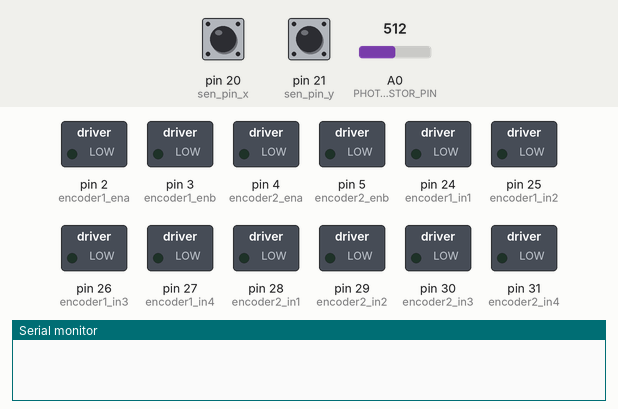
This sketch was run on a simulated Arduino Mega 2560, built with avr-gcc and run on an emulated ATmega2560. Shown: switched loads named in the sketch (green lamp = pin HIGH), the last lines printed to the serial monitor. The inputs (shaded band) are chosen by the test bench; at power-on: A0 (PHOTORESISTOR_PIN) = 512, pin 20 (sen_pin_x) HIGH, pin 21 (sen_pin_y) HIGH. At 1.3 s the program stops and its outputs stay as they are.

Above: at 1.2 s.
1.3 s: A0 (PHOTORESISTOR_PIN) set to 810
At 1.8 s:
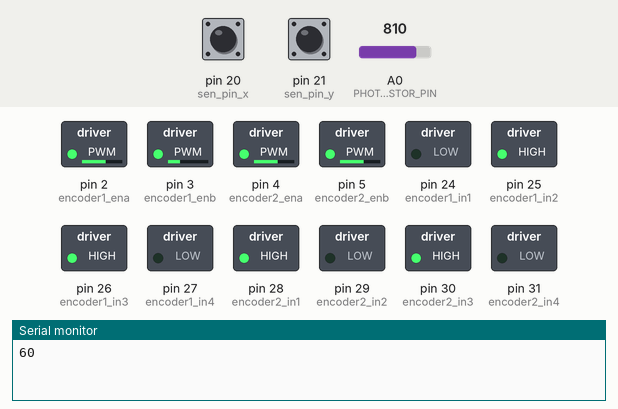
Timing chart, 0 to 2.8 s (numbered marks = the images above; inputs shaded):
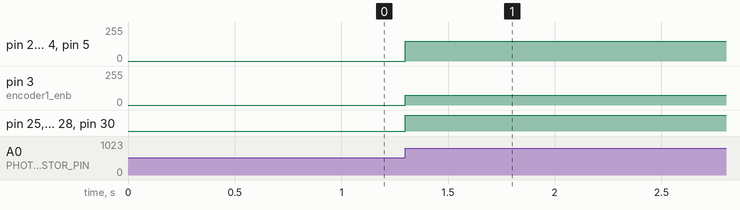

The sketch:

slotted.ino
```cpp
#include <Servo.h>

//////////////////////////////// MOTOR /////////////////////////////////
//Motor 1
int encoder2_in1 = 28;
int encoder2_in2 = 29;
int encoder2_ena = 4;

//Motor 2
int encoder2_in3 = 30;
int encoder2_in4 = 31;
int encoder2_enb = 5;

//Motor 3
int encoder1_in1 = 24;
int encoder1_in2 = 25;
int encoder1_ena = 2;

//Motor 4
int encoder1_in3 = 26;
int encoder1_in4 = 27;
int encoder1_enb = 3;

///////////////////////////////////////// SLOTTED /////////////////////////////////
int motorSpeed = 150;

int circum = 180;

int ticks_per_revo = 30;

int sen_pin_x = 20; //pin has to be 2, 3, 18, 19, 20, 21 on the mega
int sen_pin_y = 21;

volatile int encoder_ticks_x = 0;
int current_tick_x;

volatile int encoder_ticks_y = 0;
int current_tick_y;

int i = 0;

////////////////////////////////////////// BEACON DROP /////////////////////////////////////////////////
Servo myservo;

int pos = 0;

////////////////////////////////////////// PHOTO-RESISTOR /////////////////////////////////////////////
const int PHOTORESISTOR_PIN = A0;

////////////////////////////////////////// COUNTING TICKS ////////////////////////////////////////////
void count_x() {
  Serial.println(encoder_ticks_x);
  volatile byte state = LOW;
  encoder_ticks_x += 1;
}

void count_y() {
  Serial.println(encoder_ticks_y);
  volatile byte state = LOW;
  encoder_ticks_y += 1;
}

int readEncoder(char axis) {
  noInterrupts();
  if (axis == "x"){

    int current_tick_x = encoder_ticks_x;

    interrupts();

    return current_tick_x;
  }
  else if (axis == "y") {
    int current_tick_y = encoder_ticks_y;

    interrupts();

    return current_tick_y;
  }

}

int num_ticks(int distance) { //on god pls provide milimeters
  return (round((distance/circum) * ticks_per_revo)) * 2;
}

///////////////////////////////////////////////// MOVING ////////////////////////////////////////
void forward(int distance) {
  int target_ticks = num_ticks(distance);
  Serial.println(target_ticks);
  encoder_ticks_x = 0;
  //motor 1
  analogWrite(encoder2_ena, motorSpeed);
  digitalWrite(encoder2_in1, HIGH);
  digitalWrite(encoder2_in2, LOW);

  //motor 2
  analogWrite(encoder2_enb, motorSpeed);
  digitalWrite(encoder2_in3, HIGH);
  digitalWrite(encoder2_in4, LOW);

  //motor3
  analogWrite(encoder1_ena, motorSpeed);
  digitalWrite(encoder1_in2, HIGH);
  digitalWrite(encoder1_in1, LOW);

  //motor 4
  analogWrite(encoder1_enb, motorSpeed-75);
  digitalWrite(encoder1_in3, HIGH);
  digitalWrite(encoder1_in4, LOW);

  while (current_tick_x < target_ticks) {
    current_tick_x = readEncoder("x");
  }
  Serial.println("DONE");
  delay(100);
  stop();
}

void backward(int distance) {
  int target_ticks = num_ticks(distance);
  Serial.println(target_ticks);
  encoder_ticks_x = 0;

  // motor 1
  analogWrite(encoder2_ena, motorSpeed);
  digitalWrite(encoder2_in2, HIGH);
  digitalWrite(encoder2_in1, LOW);

  // motor 2
  analogWrite(encoder2_enb, motorSpeed);
  digitalWrite(encoder2_in4, HIGH);
  digitalWrite(encoder2_in3, LOW);

  // motor 3
  analogWrite(encoder1_ena, motorSpeed);
  digitalWrite(encoder1_in1, HIGH);
  digitalWrite(encoder1_in2, LOW);

  // motor 4
  analogWrite(encoder1_enb, motorSpeed);
  digitalWrite(encoder1_in4, HIGH);
  digitalWrite(encoder1_in3, LOW);

  while (current_tick_x < target_ticks) {
    current_tick_x = readEncoder("x");
  }
  Serial.println("DONE");
  delay(100);
  stop();
}

void to_one_side(int distance) {
  int target_ticks = num_ticks(distance);
  Serial.println(target_ticks);
  encoder_ticks_y = 0;

  // motor 1
  analogWrite(encoder2_ena, motorSpeed);
  digitalWrite(encoder2_in1, HIGH);
  digitalWrite(encoder2_in2, LOW);

  // motor 2
  analogWrite(encoder2_enb, motorSpeed);
  digitalWrite(encoder2_in4, HIGH);
  digitalWrite(encoder2_in3, LOW);

  // motor 3
  analogWrite(encoder1_ena, motorSpeed);
  digitalWrite(encoder1_in2, HIGH);
  digitalWrite(encoder1_in1, LOW);

  // motor 4
  analogWrite(encoder1_enb, motorSpeed);
  digitalWrite(encoder1_in4, HIGH);
  digitalWrite(encoder1_in3, LOW);

  while (current_tick_y < target_ticks) {
    current_tick_y = readEncoder("y");
  }
  Serial.println("DONE");
  delay(100);
  stop();
}

void to_the_other_side(int distance) {
  int target_ticks = num_ticks(distance);
  Serial.println(target_ticks);
  encoder_ticks_y = 0;

  // motor 1
  analogWrite(encoder2_ena, motorSpeed);
  digitalWrite(encoder2_in2, HIGH);
  digitalWrite(encoder2_in1, LOW);

  // motor 2
  analogWrite(encoder2_enb, motorSpeed);
  digitalWrite(encoder2_in3, HIGH);
  digitalWrite(encoder2_in4, LOW);

  // motor 3
  analogWrite(encoder1_ena, motorSpeed);
  digitalWrite(encoder1_in1, HIGH);
  digitalWrite(encoder1_in2, LOW);

  // motor 4
  analogWrite(encoder1_enb, motorSpeed);
  digitalWrite(encoder1_in3, HIGH);
  digitalWrite(encoder1_in4, LOW);

  while (current_tick_y < target_ticks) {
    current_tick_y = readEncoder("y");
  }
  Serial.println("DONE");
  delay(100);
  stop();
}

void stop() {
  analogWrite(encoder1_ena, 0);
  analogWrite(encoder1_enb, 0);
  analogWrite(encoder2_ena, 0);
  analogWrite(encoder2_enb, 0);

  digitalWrite(encoder2_in2, LOW);
  digitalWrite(encoder2_in1, LOW);
  digitalWrite(encoder2_in4, LOW);
  digitalWrite(encoder2_in3, LOW);
  digitalWrite(encoder1_in2, LOW);
  digitalWrite(encoder1_in1, LOW);
  digitalWrite(encoder1_in4, LOW);
  digitalWrite(encoder1_in3, LOW);
}

//////////////////////////////////////////////////////// SETUP AND LOOP /////////////////////////////////////////////////////////////////
void setup() {
  //Photo-resistor
  pinMode(PHOTORESISTOR_PIN, INPUT);

  //Count ticks
  Serial.begin(9600);
  pinMode(sen_pin_x, INPUT);
  pinMode(sen_pin_y, INPUT);
  attachInterrupt(digitalPinToInterrupt(sen_pin_x), count_x, FALLING);
  attachInterrupt(digitalPinToInterrupt(sen_pin_y), count_y, FALLING);

  //Moving
  pinMode(encoder1_in1, OUTPUT);
  pinMode(encoder1_in2, OUTPUT);
  pinMode(encoder1_in3, OUTPUT);
  pinMode(encoder1_in4, OUTPUT);

  pinMode(encoder2_in1, OUTPUT);
  pinMode(encoder2_in2, OUTPUT);
  pinMode(encoder2_in3, OUTPUT);
  pinMode(encoder2_in4, OUTPUT);

  // //Beacon
  // myservo.attach(3);
}

void loop() {
  int lightLevel = analogRead(PHOTORESISTOR_PIN);

  if (lightLevel > 800){

    int ticks = digitalRead(sen_pin_x);

    if (i == 0) {
      forward(180);
      // backward(180);
      // Serial.println("in loop");
    }
    else if (i != 0){
      Serial.println("loop ended");
    }

    i++;
  }


}
```

Measured:
- after the input at 1.3 s, pin 2 (encoder1_ena), pin 4 (encoder2_ena), pin 5 (encoder2_enb): 0/255 → 150/255 at once; pin 3 (encoder1_enb): 0/255 → 75/255 at once; pin 25 (encoder1_in2), pin 26 (encoder1_in3), pin 28 (encoder2_in1), pin 30 (encoder2_in3): LOW → HIGH at once
